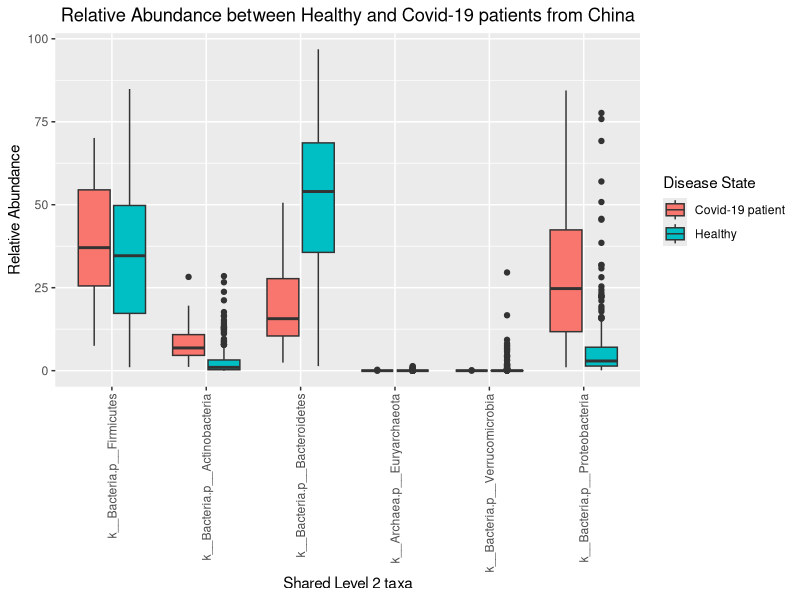

The R source for this figure:
library(tidyverse)
library(reshape)

data = read.csv("China_Vs_China-Covid-19.csv")
data2 = melt(data)

ggplot(data2) +
  geom_boxplot(mapping = aes(x = variable
                             , y = value, fill = Disease_state)) +
  theme(axis.text.x = element_text(angle = 90, vjust = 0.5, hjust=1)) +
  scale_fill_discrete(name="Disease State") +
  labs(x = "Shared Level 2 taxa" , y = "Relative Abundance") +
  ggtitle("Relative Abundance between Healthy and Covid-19 patients from China") +
  theme(plot.title = element_text(hjust = 0.5))
